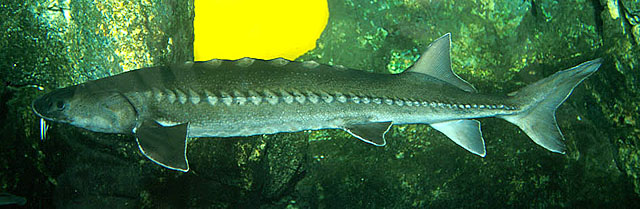
#> input picture Fish Photos/Actinopterygii/Acipenseriformes/Acipenseridae (Sturgeons)/Acipenser brevirostrum.jpg, 640 x 209 px; its folder holds only this picture in this run
$ jupyter execute --allow-errors create_db.ipynb
#> lines starting #> are read from the running program, lines starting #| are printed output that depends on the picture
[cell 1]
import os
import cv2
import csv

[cell 2]
def make_img_same_dimension(dimx, dimy):
#> called with dimx = 150, dimy = 150
    acipenseridae_imgs = os.fsencode("../Fish Photos/Actinopterygii/Acipenseriformes/Acipenseridae (Sturgeons)/")
    polyodontidae_imgs = os.fsencode("../Fish Photos/Actinopterygii/Acipenseriformes/Polyodontidae (Paddlefishes)/")
    albulidae_imgs = os.fsencode("../Fish Photos/Actinopterygii/Albuliformes/Albulidae (Bonefish)/")
    amiidae_imgs = os.fsencode("../Fish Photos/Actinopterygii/Amiiformes/Amiidae (Bowfins)/")
    ateleopodidae_imgs = os.fsencode("../Fish Photos/Actinopterygii/Ateleopodiformes/Ateleopodidae (Jellynose Fishes)/")
    atherinopsidae_imgs = os.fsencode("../Fish Photos/Actinopterygii/Atheriniformes/Atherinopsidae (Silversides)/")
    alepisauridae_imgs = os.fsencode("../Fish Photos/Actinopterygii/Aulopiformes/Alepisauridae (Lancetfish)/")
    aulopidae_imgs = os.fsencode("../Fish Photos/Actinopterygii/Aulopiformes/Aulopidae (Flagfish)/")
    synodontidae_imgs = os.fsencode("../Fish Photos/Actinopterygii/Aulopiformes/Synodontidae (Lizardfish)/")
    batrachoididae_imgs = os.fsencode("../Fish Photos/Actinopterygii/Batrachoidiformes/Batrachoididae (Toadfish)/")
    belonidae_imgs = os.fsencode("../Fish Photos/Actinopterygii/Beloniformes/Belonidae (Needlefish)/")
    exocoetidae_imgs = os.fsencode("../Fish Photos/Actinopterygii/Beloniformes/Exocoetidae (Flyingfish)/")
    anoplogastridae_imgs = os.fsencode("../Fish Photos/Actinopterygii/Bercyiformes/Anoplogastridae (Fangtooth)/")
    ceratodontidae_imgs = os.fsencode("../Fish Photos/Chondrichthyes/Ceratodontiformes/Ceratodontidae (Australian Lungfish)/")
    chimaeridae_imgs = os.fsencode("../Fish Photos/Chondrichthyes/Chimaeriformes/Chimaeridae (Shortnose chimaeras)/")
    heterodontidae_imgs = os.fsencode("../Fish Photos/Chondrichthyes/Heterodontiformes/Heterodontidae (Bullhead and Horn Sharks)/")
    latimeriidae_imgs = os.fsencode("../Fish Photos/Sarcopterygii/Coelacanthiformes/Latimeriidae/")
    petromyzontidae_imgs = os.fsencode("../Fish Photos/Agnatha/Petromyzontidae/")
    serrasalmidae_imgs = os.fsencode("../Fish Photos/Actinopterygii/Characiformes/Erythrinoidea/Serrasalmidae/")
    micropterus_imgs = os.fsencode("../Fish Photos/Actinopterygii/Perciformes/Centrarchidae/Micropterus (Largemouth bass)/")


    train_fields = []
    test_fields = []
    for file in os.listdir(acipenseridae_imgs):
        filename = os.fsdecode(file)
        image = cv2.imread("../Fish Photos/Actinopterygii/Acipenseriformes/Acipenseridae (Sturgeons)/" + filename)
#> image is the input picture: shape (209, 640, 3); mean B, G, R 56.8, 102.2, 61.8
        b, g, r = cv2.split(image)
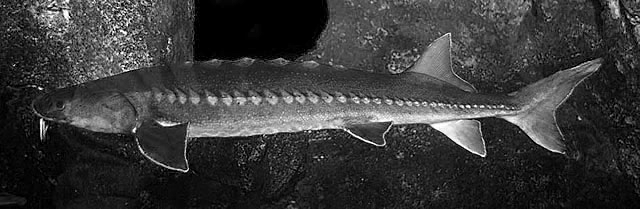
#> b: shape (209, 640); min 0, max 255, mean 56.8
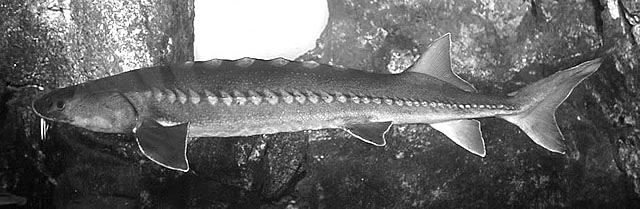
#> g: shape (209, 640); min 0, max 255, mean 102.2
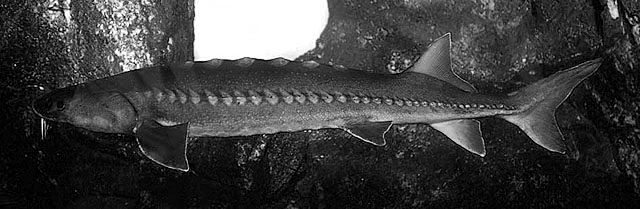
#> r: shape (209, 640); min 0, max 255, mean 61.8
        rgb_img = cv2.merge([r,g,b])
        resized_img = cv2.resize(rgb_img, (dimx, dimy))
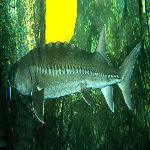
#> resized_img: shape (150, 150, 3); mean R, G, B 61.7, 102.1, 56.8
        img_as_csv = [1]
        for i in range(len(resized_img)):
            for j in range(len(resized_img[0])):
                 for l in range(0,3):
                    img_as_csv.append(resized_img[i][j][l])
#> this loop made 150 passes
#> after the loop, img_as_csv = 67501 items
        train_fields.append(img_as_csv)
    train_fields_1 = train_fields[:40]
#> train_fields_1 = 1 item
    test_fields_1 = train_fields[41:]
#> test_fields_1 = []
    train_fields += train_fields_1
#> train_fields = 2 items
    test_fields += test_fields_1
#> test_fields = []

    for file in os.listdir(polyodontidae_imgs):
        filename = os.fsdecode(file)
        image = cv2.imread("../Fish Photos/Actinopterygii/Acipenseriformes/Polyodontidae (Paddlefishes)/" + filename)
        b, g, r = cv2.split(image)
        rgb_img = cv2.merge([r,g,b])
        resized_img = cv2.resize(rgb_img, (dimx, dimy))
        img_as_csv = [2]
        for i in range(len(resized_img)):
            for j in range(len(resized_img[0])):
                 for l in range(0,3):
                    img_as_csv.append(resized_img[i][j][l])
        train_fields.append(img_as_csv)
    test_fields += train_fields[-10:]
    del train_fields[-10:]


    for file in os.listdir(albulidae_imgs):
        filename = os.fsdecode(file)
        image = cv2.imread("../Fish Photos/Actinopterygii/Albuliformes/Albulidae (Bonefish)/" + filename)
        b, g, r = cv2.split(image)
        rgb_img = cv2.merge([r,g,b])
        resized_img = cv2.resize(rgb_img, (dimx, dimy))
        img_as_csv = [3]
        for i in range(len(resized_img)):
            for j in range(len(resized_img[0])):
                 for l in range(0,3):
                    img_as_csv.append(resized_img[i][j][l])
        train_fields.append(img_as_csv)
    test_fields += train_fields[-10:]
    del train_fields[-10:]

    for file in os.listdir(amiidae_imgs):
        filename = os.fsdecode(file)
        image = cv2.imread("../Fish Photos/Actinopterygii/Amiiformes/Amiidae (Bowfins)/" + filename)
        b, g, r = cv2.split(image)
        rgb_img = cv2.merge([r,g,b])
        resized_img = cv2.resize(rgb_img, (dimx, dimy))
        img_as_csv = [4]
        for i in range(len(resized_img)):
            for j in range(len(resized_img[0])):
                 for l in range(0,3):
                    img_as_csv.append(resized_img[i][j][l])
        train_fields.append(img_as_csv)
    test_fields += train_fields[-10:]
    del train_fields[-10:]

    for file in os.listdir(ateleopodidae_imgs):
        filename = os.fsdecode(file)
        image = cv2.imread("../Fish Photos/Actinopterygii/Ateleopodiformes/Ateleopodidae (Jellynose Fishes)/" + filename)
        b, g, r = cv2.split(image)
        rgb_img = cv2.merge([r,g,b])
        resized_img = cv2.resize(rgb_img, (dimx, dimy))
        img_as_csv = [5]
        for i in range(len(resized_img)):
            for j in range(len(resized_img[0])):
                 for l in range(0,3):
                    img_as_csv.append(resized_img[i][j][l])
        train_fields.append(img_as_csv)
    test_fields += train_fields[-10:]
    del train_fields[-10:]

    for file in os.listdir(atherinopsidae_imgs):
        filename = os.fsdecode(file)
        image = cv2.imread("../Fish Photos/Actinopterygii/Atheriniformes/Atherinopsidae (Silversides)/" + filename)
        b, g, r = cv2.split(image)
        rgb_img = cv2.merge([r,g,b])
        resized_img = cv2.resize(rgb_img, (dimx, dimy))
        img_as_csv = [6]
        for i in range(len(resized_img)):
            for j in range(len(resized_img[0])):
                 for l in range(0,3):
                    img_as_csv.append(resized_img[i][j][l])
        train_fields.append(img_as_csv)
    test_fields += train_fields[-10:]
    del train_fields[-10:]

    for file in os.listdir(alepisauridae_imgs):
        filename = os.fsdecode(file)
        image = cv2.imread("../Fish Photos/Actinopterygii/Aulopiformes/Alepisauridae (Lancetfish)/" + filename)
        b, g, r = cv2.split(image)
        rgb_img = cv2.merge([r,g,b])
        resized_img = cv2.resize(rgb_img, (dimx, dimy))
        img_as_csv = [7]
        for i in range(len(resized_img)):
            for j in range(len(resized_img[0])):
                 for l in range(0,3):
                    img_as_csv.append(resized_img[i][j][l])
        train_fields.append(img_as_csv)
    test_fields += train_fields[-10:]
    del train_fields[-10:]

    for file in os.listdir(aulopidae_imgs):
        filename = os.fsdecode(file)
        image = cv2.imread("../Fish Photos/Actinopterygii/Aulopiformes/Aulopidae (Flagfish)/" + filename)
        b, g, r = cv2.split(image)
        rgb_img = cv2.merge([r,g,b])
        resized_img = cv2.resize(rgb_img, (dimx, dimy))
        img_as_csv = [8]
        for i in range(len(resized_img)):
            for j in range(len(resized_img[0])):
                 for l in range(0,3):
                    img_as_csv.append(resized_img[i][j][l])
        train_fields.append(img_as_csv)
    test_fields += train_fields[-10:]
    del train_fields[-10:]

    for file in os.listdir(synodontidae_imgs):
        filename = os.fsdecode(file)
        image = cv2.imread("../Fish Photos/Actinopterygii/Aulopiformes/Synodontidae (Lizardfish)/" + filename)
        b, g, r = cv2.split(image)
        rgb_img = cv2.merge([r,g,b])
        resized_img = cv2.resize(rgb_img, (dimx, dimy))
        img_as_csv = [9]
        for i in range(len(resized_img)):
            for j in range(len(resized_img[0])):
                 for l in range(0,3):
                    img_as_csv.append(resized_img[i][j][l])
        train_fields.append(img_as_csv)
    test_fields += train_fields[-10:]
    del train_fields[-10:]

    for file in os.listdir(batrachoididae_imgs):
        filename = os.fsdecode(file)
        image = cv2.imread("../Fish Photos/Actinopterygii/Batrachoidiformes/Batrachoididae (Toadfish)/" + filename)
        b, g, r = cv2.split(image)
        rgb_img = cv2.merge([r,g,b])
        resized_img = cv2.resize(rgb_img, (dimx, dimy))
        img_as_csv = [10]
        for i in range(len(resized_img)):
            for j in range(len(resized_img[0])):
                 for l in range(0,3):
                    img_as_csv.append(resized_img[i][j][l])
        train_fields.append(img_as_csv)
    test_fields += train_fields[-10:]
    del train_fields[-10:]

    for file in os.listdir(belonidae_imgs):
        filename = os.fsdecode(file)
        image = cv2.imread("../Fish Photos/Actinopterygii/Beloniformes/Belonidae (Needlefish)/" + filename)
        b, g, r = cv2.split(image)
        rgb_img = cv2.merge([r,g,b])
        resized_img = cv2.resize(rgb_img, (dimx, dimy))
        img_as_csv = [11]
        for i in range(len(resized_img)):
            for j in range(len(resized_img[0])):
                 for l in range(0,3):
                    img_as_csv.append(resized_img[i][j][l])
        train_fields.append(img_as_csv)
    test_fields += train_fields[-10:]
    del train_fields[-10:]

    for file in os.listdir(exocoetidae_imgs):
        filename = os.fsdecode(file)
        image = cv2.imread("../Fish Photos/Actinopterygii/Beloniformes/Exocoetidae (Flyingfish)/" + filename)
        b, g, r = cv2.split(image)
        rgb_img = cv2.merge([r,g,b])
        resized_img = cv2.resize(rgb_img, (dimx, dimy))
        img_as_csv = [12]
        for i in range(len(resized_img)):
            for j in range(len(resized_img[0])):
                 for l in range(0,3):
                    img_as_csv.append(resized_img[i][j][l])
        train_fields.append(img_as_csv)
    test_fields += train_fields[-10:]
    del train_fields[-10:]

    for file in os.listdir(anoplogastridae_imgs):
        filename = os.fsdecode(file)
        image = cv2.imread("../Fish Photos/Actinopterygii/Bercyiformes/Anoplogastridae (Fangtooth)/" + filename)
        b, g, r = cv2.split(image)
        rgb_img = cv2.merge([r,g,b])
        resized_img = cv2.resize(rgb_img, (dimx, dimy))
        img_as_csv = [13]
        for i in range(len(resized_img)):
            for j in range(len(resized_img[0])):
                 for l in range(0,3):
                    img_as_csv.append(resized_img[i][j][l])
        train_fields.append(img_as_csv)
    test_fields += train_fields[-10:]
    del train_fields[-10:]

    for file in os.listdir(ceratodontidae_imgs):
        filename = os.fsdecode(file)
        image = cv2.imread("../Fish Photos/Chondrichthyes/Ceratodontiformes/Ceratodontidae (Australian Lungfish)/" + filename)
        b, g, r = cv2.split(image)
        rgb_img = cv2.merge([r,g,b])
        resized_img = cv2.resize(rgb_img, (dimx, dimy))
        img_as_csv = [14]
        for i in range(len(resized_img)):
            for j in range(len(resized_img[0])):
                 for l in range(0,3):
                    img_as_csv.append(resized_img[i][j][l])
        train_fields.append(img_as_csv)
    test_fields += train_fields[-10:]
    del train_fields[-10:]

    for file in os.listdir(chimaeridae_imgs):
        filename = os.fsdecode(file)
        image = cv2.imread("../Fish Photos/Chondrichthyes/Chimaeriformes/Chimaeridae (Shortnose chimaeras)/" + filename)
        b, g, r = cv2.split(image)
        rgb_img = cv2.merge([r,g,b])
        resized_img = cv2.resize(rgb_img, (dimx, dimy))
        img_as_csv = [15]
        for i in range(len(resized_img)):
            for j in range(len(resized_img[0])):
                 for l in range(0,3):
                    img_as_csv.append(resized_img[i][j][l])
        train_fields.append(img_as_csv)
    test_fields += train_fields[-10:]
    del train_fields[-10:]

    for file in os.listdir(heterodontidae_imgs):
        filename = os.fsdecode(file)
        image = cv2.imread("../Fish Photos/Chondrichthyes/Heterodontiformes/Heterodontidae (Bullhead and Horn Sharks)/" + filename)
        b, g, r = cv2.split(image)
        rgb_img = cv2.merge([r,g,b])
        resized_img = cv2.resize(rgb_img, (dimx, dimy))
        img_as_csv = [16]
        for i in range(len(resized_img)):
            for j in range(len(resized_img[0])):
                 for l in range(0,3):
                    img_as_csv.append(resized_img[i][j][l])
        train_fields.append(img_as_csv)
    test_fields += train_fields[-10:]
    del train_fields[-10:]

    for file in os.listdir(latimeriidae_imgs):
        filename = os.fsdecode(file)
        image = cv2.imread("../Fish Photos/Sarcopterygii/Coelacanthiformes/Latimeriidae/" + filename)
        b, g, r = cv2.split(image)
        rgb_img = cv2.merge([r,g,b])
        resized_img = cv2.resize(rgb_img, (dimx, dimy))
        img_as_csv = [17]
        for i in range(len(resized_img)):
            for j in range(len(resized_img[0])):
                 for l in range(0,3):
                    img_as_csv.append(resized_img[i][j][l])
        train_fields.append(img_as_csv)
    test_fields += train_fields[-10:]
    del train_fields[-10:]

    for file in os.listdir(petromyzontidae_imgs):
        filename = os.fsdecode(file)
        image = cv2.imread("../Fish Photos/Agnatha/Petromyzontidae/" + filename)
        b, g, r = cv2.split(image)
        rgb_img = cv2.merge([r,g,b])
        resized_img = cv2.resize(rgb_img, (dimx, dimy))
        img_as_csv = [18]
        for i in range(len(resized_img)):
            for j in range(len(resized_img[0])):
                 for l in range(0,3):
                    img_as_csv.append(resized_img[i][j][l])
        train_fields.append(img_as_csv)
    test_fields += train_fields[-10:]
    del train_fields[-10:]

    for file in os.listdir(serrasalmidae_imgs):
        filename = os.fsdecode(file)
        image = cv2.imread("../Fish Photos/Actinopterygii/Characiformes/Erythrinoidea/Serrasalmidae/" + filename)
        b, g, r = cv2.split(image)
        rgb_img = cv2.merge([r,g,b])
        resized_img = cv2.resize(rgb_img, (dimx, dimy))
        img_as_csv = [19]
        for i in range(len(resized_img)):
            for j in range(len(resized_img[0])):
                 for l in range(0,3):
                    img_as_csv.append(resized_img[i][j][l])
        train_fields.append(img_as_csv)
    test_fields += train_fields[-10:]
    del train_fields[-10:]

    for file in os.listdir(micropterus_imgs):
        filename = os.fsdecode(file)
        image = cv2.imread("../Fish Photos/Actinopterygii/Perciformes/Centrarchidae/Micropterus (Largemouth bass)/" + filename)
        b, g, r = cv2.split(image)
        rgb_img = cv2.merge([r,g,b])
        resized_img = cv2.resize(rgb_img, (dimx, dimy))
        img_as_csv = [20]
        for i in range(len(resized_img)):
            for j in range(len(resized_img[0])):
                 for l in range(0,3):
                    img_as_csv.append(resized_img[i][j][l])
        train_fields.append(img_as_csv)
    test_fields += train_fields[-10:]
    del train_fields[-10:]

    with open('train_data.csv', 'a',newline='') as imageFile:
            csv_writer = csv.writer(imageFile)
            for i in range(len(train_fields)):
                csv_writer.writerow(train_fields[i])

    with open('test_data.csv', 'a',newline='') as imageFile:
            csv_writer = csv.writer(imageFile)
            for i in range(len(test_fields)):
                csv_writer.writerow(test_fields[i])
    return
#> (the rest of this cell did not finish here and is left out)

$ run again, on Fish Photos/Actinopterygii/Acipenseriformes/Acipenseridae (Sturgeons)/Acipenser ruthenus - 2.jpg
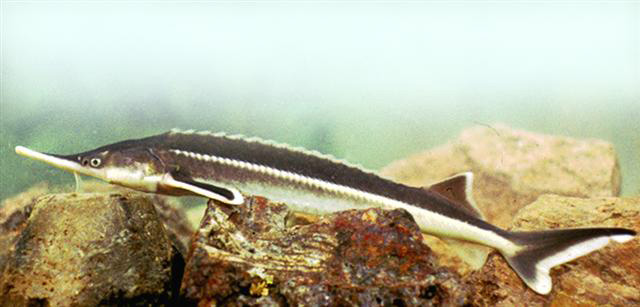
#> input picture Fish Photos/Actinopterygii/Acipenseriformes/Acipenseridae (Sturgeons)/Acipenser ruthenus - 2.jpg, 640 x 307 px
#> in make_img_same_dimension, image is the input picture: shape (307, 640, 3); mean B, G, R 153.4, 179.1, 181
#> in make_img_same_dimension, `b, g, r = cv2.split(image)`:
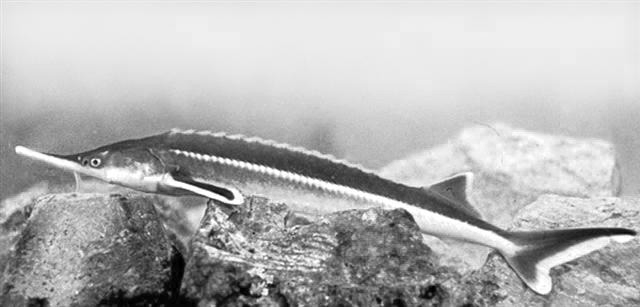
#> r: shape (307, 640); min 0, max 255, mean 181
#> in make_img_same_dimension, `resized_img = cv2.resize(rgb_img, (dimx, dimy))`:
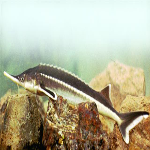
#> resized_img: shape (150, 150, 3); mean R, G, B 180.9, 179, 153.3
#> the loop in make_img_same_dimension, `for i in range(len(resized_img)):` made 150 passes
#> after the loop in make_img_same_dimension, `for i in range(len(resized_img)):`: img_as_csv = 67501 items
#> train_fields_1 = 1 item
#> test_fields_1 = []
#> train_fields = 2 items
#> test_fields = []

$ run again, on Fish Photos/Actinopterygii/Acipenseriformes/Acipenseridae (Sturgeons)/Acipenser ruthenus.jpg
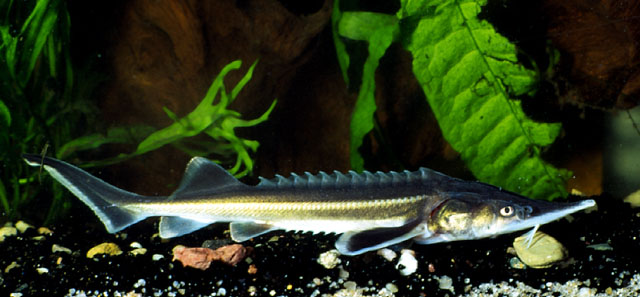
#> input picture Fish Photos/Actinopterygii/Acipenseriformes/Acipenseridae (Sturgeons)/Acipenser ruthenus.jpg, 640 x 297 px
#> in make_img_same_dimension, image is the input picture: shape (297, 640, 3); mean B, G, R 26.9, 52.6, 41.6
#> in make_img_same_dimension, `b, g, r = cv2.split(image)`:
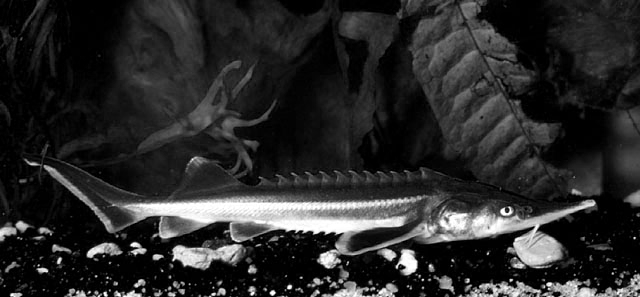
#> r: shape (297, 640); min 0, max 255, mean 41.6
#> in make_img_same_dimension, `resized_img = cv2.resize(rgb_img, (dimx, dimy))`:
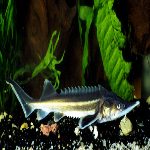
#> resized_img: shape (150, 150, 3); mean R, G, B 41.5, 52.4, 26.8
#> the loop in make_img_same_dimension, `for i in range(len(resized_img)):` made 150 passes
#> after the loop in make_img_same_dimension, `for i in range(len(resized_img)):`: img_as_csv = 67501 items
#> train_fields_1 = 1 item
#> test_fields_1 = []
#> train_fields = 2 items
#> test_fields = []
